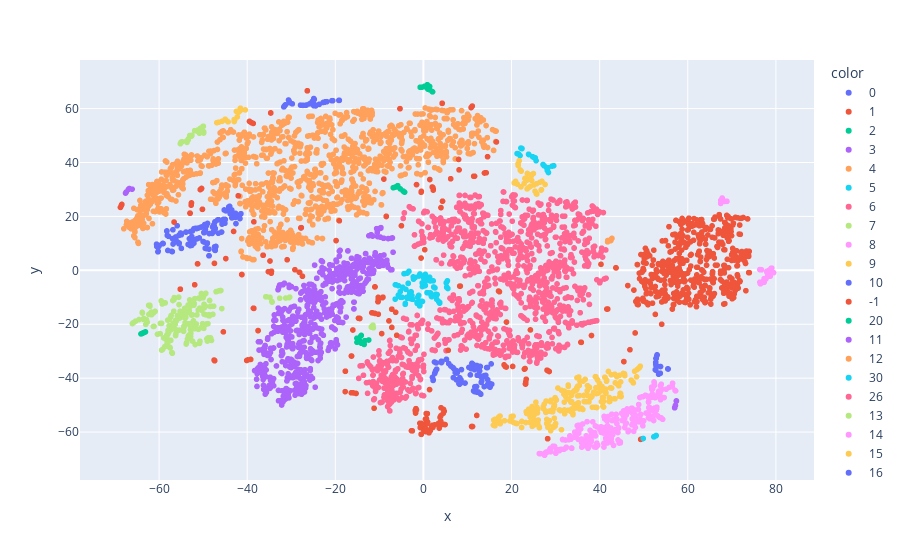

This figure's notebook cell:
### Code cell
cluster_result = clustering_dbscan(tsne_result, eps=2.5, min_samples=5)
show_result(tsne_result, cluster_result)

### Figure 1 — Plotly figure (JSON) as saved in the notebook; plotly's stock layout.template omitted (floating-point values rounded to 4 significant figures; data arrays with more than 128 entries replaced by an {"elided": "..."} marker saying what was removed)
{"data": [{"hovertemplate": "color=0<br>x=%{x}<br>y=%{y}<extra></extra>", "legendgroup": "0", "marker": {"color": "#636efa", "symbol": "circle"}, "mode": "markers", "name": "0", "showlegend": true, "type": "scattergl", "x": [11.68, 12.31, 12.75, 15.11, 11.61, 13.06, 12.76, 2.513, 2.546, 12.13, 5.224, 12.09, 12.05, 13.78, 14.6, 12.88, 11.76, 12.47, 12.16, 14.04, 11.57, 8.183, 2.194, 11.01, 13.12, 6.9, 7.5, 15.51, 2.049, 10.33, 12.21, 14.64, 8.063, 6.735, 14.34, 14.53, 7.648, 12.91, 12.58, 14.17, 8.583, 12.77, 13.8, 7.204, 9.443, 2.649, 11.85, 7.494, 10.65, 8.625, 15.18, 15.17, 8.653, 2.786, 6.788, 11.37, 8.526, 8.259, 2.215, 13.25, 10.85, 3.006, 15.37, 6.231, 4.088, 4.063, 11.35, 2.903, 4.201, 5.726, 14.59, 7.522, 13.02], "xaxis": "x", "y": [-43.17, -36.19, -37.3, -43.35, -36.85, -39.41, -39.05, -34.0, -38.27, -35.3, -33.01, -35.57, -43.1, -43.13, -40.59, -45.7, -43.18, -45.14, -45.23, -39.4, -44.98, -42.26, -40.84, -34.49, -41.56, -36.48, -37.24, -42.24, -39.71, -36.02, -38.94, -42.16, -42.08, -36.12, -36.07, -36.07, -38.06, -35.66, -35.67, -38.98, -41.59, -35.7, -39.05, -37.86, -41.82, -37.82, -43.53, -40.63, -38.78, -36.83, -42.05, -42.44, -41.62, -37.21, -39.8, -44.71, -40.63, -39.88, -40.61, -41.01, -36.54, -36.67, -34.71, -35.52, -34.23, -33.73, -34.97, -34.34, -33.94, -34.58, -42.87, -38.08, -45.95], "yaxis": "y"}, {"hovertemplate": "color=1<br>x=%{x}<br>y=%{y}<extra></extra>", "legendgroup": "1", "marker": {"color": "#EF553B", "symbol": "circle"}, "mode": "markers", "name": "1", "showlegend": true, "type": "scattergl", "x": {"elided": "466 float values"}, "xaxis": "x", "y": {"elided": "466 float values"}, "yaxis": "y"}, {"hovertemplate": "color=2<br>x=%{x}<br>y=%{y}<extra></extra>", "legendgroup": "2", "marker": {"color": "#00cc96", "symbol": "circle"}, "mode": "markers", "name": "2", "showlegend": true, "type": "scattergl", "x": [1.226, -0.7361, 1.401, 0.07865, 2.07, 1.978, -0.3985, 0.9938, 0.2783, 0.8838, 1.424], "xaxis": "x", "y": [68.18, 67.92, 68.2, 68.07, 66.21, 66.31, 67.94, 67.23, 68.29, 68.84, 66.98], "yaxis": "y"}, {"hovertemplate": "color=3<br>x=%{x}<br>y=%{y}<extra></extra>", "legendgroup": "3", "marker": {"color": "#ab63fa", "symbol": "circle"}, "mode": "markers", "name": "3", "showlegend": true, "type": "scattergl", "x": {"elided": "609 float values"}, "xaxis": "x", "y": {"elided": "609 float values"}, "yaxis": "y"}, {"hovertemplate": "color=4<br>x=%{x}<br>y=%{y}<extra></extra>", "legendgroup": "4", "marker": {"color": "#FFA15A", "symbol": "circle"}, "mode": "markers", "name": "4", "showlegend": true, "type": "scattergl", "x": {"elided": "1263 float values"}, "xaxis": "x", "y": {"elided": "1263 float values"}, "yaxis": "y"}, {"hovertemplate": "color=5<br>x=%{x}<br>y=%{y}<extra></extra>", "legendgroup": "5", "marker": {"color": "#19d3f3", "symbol": "circle"}, "mode": "markers", "name": "5", "showlegend": true, "type": "scattergl", "x": [2.62, 3.694, -6.2, 1.818, -2.323, -2.95, 3.477, -2.801, 1.899, -3.976, -1.875, -2.43, -4.291, -3.108, -4.402, -3.655, 0.4561, 1.561, 0.3863, 0.2795, 0.3147, 1.393, 2.214, -2.247, 2.774, 3.102, -0.2242, -0.7918, 1.132, 1.606, 3.002, -5.189, 0.4657, 0.4315, -2.787, 3.68, -0.1306, -6.411, -4.722, -5.67, -0.8868, -3.789, -3.115, -0.7867, -3.287, -3.447, -3.05, -1.442, -1.014, -0.8011, 0.4336, -2.996, -1.253, -1.127, -4.856, -6.373, -4.105, 0.04529, 2.45, -4.133, 2.322, 0.8198, -5.255, -0.2209, -3.027, -5.672, -4.616, -1.078, -3.468, -0.4516, -1.409, -3.64, -2.613, -2.537, -0.2915], "xaxis": "x", "y": [-6.525, -11.96, -5.423, -9.684, -2.439, -8.076, -11.65, -7.984, -9.768, -7.081, -2.669, -10.76, -1.205, -8.898, -1.251, -1.018, -3.639, -3.943, -4.198, -3.636, -4.764, -2.542, -3.9, -3.258, -8.898, -8.994, -6.019, -1.814, -8.36, -8.396, -10.71, -10.0, -3.092, -5.651, -10.6, -12.18, -5.951, -10.69, -6.27, -5.71, -13.18, -10.02, -8.499, -1.365, -0.3538, -4.822, -8.724, -12.0, -2.099, -13.11, -1.499, -9.753, -9.888, -11.52, -10.03, -5.357, -12.3, -2.868, -6.372, -12.6, -6.18, -8.297, -7.91, -11.55, -9.955, -9.164, -6.475, -9.294, -4.851, -11.5, -12.26, -10.38, -9.364, -10.67, -4.674], "yaxis": "y"}, {"hovertemplate": "color=6<br>x=%{x}<br>y=%{y}<extra></extra>", "legendgroup": "6", "marker": {"color": "#FF6692", "symbol": "circle"}, "mode": "markers", "name": "6", "showlegend": true, "type": "scattergl", "x": {"elided": "1215 float values"}, "xaxis": "x", "y": {"elided": "1215 float values"}, "yaxis": "y"}, {"hovertemplate": "color=7<br>x=%{x}<br>y=%{y}<extra></extra>", "legendgroup": "7", "marker": {"color": "#B6E880", "symbol": "circle"}, "mode": "markers", "name": "7", "showlegend": true, "type": "scattergl", "x": {"elided": "191 float values"}, "xaxis": "x", "y": {"elided": "191 float values"}, "yaxis": "y"}, {"hovertemplate": "color=8<br>x=%{x}<br>y=%{y}<extra></extra>", "legendgroup": "8", "marker": {"color": "#FF97FF", "symbol": "circle"}, "mode": "markers", "name": "8", "showlegend": true, "type": "scattergl", "x": {"elided": "230 float values"}, "xaxis": "x", "y": {"elided": "230 float values"}, "yaxis": "y"}, {"hovertemplate": "color=9<br>x=%{x}<br>y=%{y}<extra></extra>", "legendgroup": "9", "marker": {"color": "#FECB52", "symbol": "circle"}, "mode": "markers", "name": "9", "showlegend": true, "type": "scattergl", "x": {"elided": "222 float values"}, "xaxis": "x", "y": {"elided": "222 float values"}, "yaxis": "y"}, {"hovertemplate": "color=10<br>x=%{x}<br>y=%{y}<extra></extra>", "legendgroup": "10", "marker": {"color": "#636efa", "symbol": "circle"}, "mode": "markers", "name": "10", "showlegend": true, "type": "scattergl", "x": [-43.0, -44.22, -49.63, -42.54, -43.47, -42.64, -49.6, -60.57, -60.28, -60.2, -55.12, -47.36, -59.08, -52.6, -49.48, -55.44, -55.47, -58.01, -50.87, -60.26, -59.16, -55.1, -57.14, -44.2, -56.86, -52.45, -51.45, -44.15, -41.74, -45.21, -48.66, -48.66, -58.26, -58.21, -43.85, -56.18, -45.42, -54.97, -43.98, -47.25, -45.71, -60.05, -41.64, -49.81, -56.95, -47.86, -55.48, -58.13, -51.72, -53.88, -49.53, -48.68, -47.26, -46.48, -52.87, -52.08, -52.6, -52.57, -48.62, -50.43, -49.55, -49.3, -50.11, -51.47, -57.86, -59.97, -46.71, -50.01, -49.0, -47.1, -57.0, -45.81, -43.5, -47.5, -47.25, -51.06, -52.77, -56.24, -41.67, -45.06, -53.91, -53.12, -52.44, -44.04, -47.31, -52.67, -46.49, -42.54, -44.83, -44.15, -55.44, -44.99, -42.69, -47.6, -47.95, -49.82, -52.94, -54.94, -47.4, -55.69, -53.41, -49.17, -56.82, -52.09, -60.53, -49.31, -46.55, -49.04, -45.42, -47.28, -55.89, -47.69, -41.42, -49.8, -49.08, -52.7, -59.2], "xaxis": "x", "y": [20.55, 22.3, 16.99, 20.29, 19.45, 21.13, 16.28, 9.695, 9.071, 7.102, 13.85, 7.506, 9.929, 9.262, 15.19, 12.96, 9.822, 7.374, 12.0, 6.856, 9.973, 13.26, 7.036, 23.51, 15.04, 10.81, 11.64, 22.64, 20.53, 22.39, 5.384, 5.437, 14.56, 14.6, 20.97, 11.5, 18.87, 13.18, 23.74, 7.655, 17.14, 8.915, 19.21, 10.52, 11.77, 16.07, 13.04, 12.95, 15.56, 14.19, 8.184, 7.869, 7.397, 18.74, 14.39, 15.46, 12.2, 12.51, 13.65, 16.06, 16.33, 16.47, 16.17, 15.5, 12.6, 9.221, 18.69, 10.7, 17.4, 8.867, 6.95, 14.21, 22.39, 16.59, 15.56, 15.7, 9.78, 12.36, 19.25, 17.48, 14.19, 11.74, 14.6, 22.18, 17.99, 10.35, 18.76, 17.34, 22.05, 22.07, 10.09, 18.88, 19.64, 16.83, 13.69, 14.1, 9.178, 8.151, 8.7, 10.35, 9.616, 8.019, 9.773, 10.08, 8.891, 16.77, 13.75, 10.13, 17.69, 15.47, 16.53, 14.31, 21.0, 13.94, 9.924, 10.59, 9.922], "yaxis": "y"}, {"hovertemplate": "color=-1<br>x=%{x}<br>y=%{y}<extra></extra>", "legendgroup": "-1", "marker": {"color": "#EF553B", "symbol": "circle"}, "mode": "markers", "name": "-1", "showlegend": true, "type": "scattergl", "x": {"elided": "173 float values"}, "xaxis": "x", "y": {"elided": "173 float values"}, "yaxis": "y"}, {"hovertemplate": "color=20<br>x=%{x}<br>y=%{y}<extra></extra>", "legendgroup": "20", "marker": {"color": "#00cc96", "symbol": "circle"}, "mode": "markers", "name": "20", "showlegend": true, "type": "scattergl", "x": [-4.273, -4.414, -6.077, -4.616, -6.839, -5.837, -5.239, -6.364], "xaxis": "x", "y": [29.01, 29.17, 30.95, 29.41, 30.65, 31.41, 30.21, 30.91], "yaxis": "y"}, {"hovertemplate": "color=11<br>x=%{x}<br>y=%{y}<extra></extra>", "legendgroup": "11", "marker": {"color": "#ab63fa", "symbol": "circle"}, "mode": "markers", "name": "11", "showlegend": true, "type": "scattergl", "x": [-7.041, -10.06, -11.88, -8.007, -11.69, -10.62, -11.53, -12.38, -10.23, -9.097, -7.245, -9.654, -9.662, -10.39, -10.48, -9.796, -8.999], "xaxis": "x", "y": [12.02, 15.43, 13.21, 11.79, 12.91, 15.46, 12.71, 12.81, 15.47, 11.93, 11.91, 15.84, 15.66, 12.52, 14.05, 12.34, 11.9], "yaxis": "y"}, {"hovertemplate": "color=12<br>x=%{x}<br>y=%{y}<extra></extra>", "legendgroup": "12", "marker": {"color": "#FFA15A", "symbol": "circle"}, "mode": "markers", "name": "12", "showlegend": true, "type": "scattergl", "x": [-40.96, -40.19, -39.53, -38.79, -40.04, -38.46, -41.36, -41.39], "xaxis": "x", "y": [4.954, 4.718, 4.482, 3.967, 4.405, 3.982, 7.084, 6.912], "yaxis": "y"}, {"hovertemplate": "color=30<br>x=%{x}<br>y=%{y}<extra></extra>", "legendgroup": "30", "marker": {"color": "#19d3f3", "symbol": "circle"}, "mode": "markers", "name": "30", "showlegend": true, "type": "scattergl", "x": [28.37, 21.25, 28.03, 25.57, 22.37, 21.93, 27.41, 27.14, 29.56, 23.92, 25.39, 28.11, 22.23, 21.58, 28.29, 25.09, 22.13, 23.86, 29.23, 24.79], "xaxis": "x", "y": [36.29, 43.31, 37.87, 40.68, 45.17, 42.58, 38.77, 39.25, 38.79, 42.94, 41.71, 37.1, 45.27, 43.18, 38.09, 41.84, 45.36, 43.05, 38.67, 42.13], "yaxis": "y"}, {"hovertemplate": "color=26<br>x=%{x}<br>y=%{y}<extra></extra>", "legendgroup": "26", "marker": {"color": "#FF6692", "symbol": "circle"}, "mode": "markers", "name": "26", "showlegend": true, "type": "scattergl", "x": [18.2, 23.45, 18.75, 18.15, 20.69, 20.31, 18.85, 20.65, 23.58, 20.65, 22.46, 20.79, 20.03, 18.07, 20.78, 20.42, 23.49, 20.2, 20.87], "xaxis": "x", "y": [29.05, 25.93, 25.53, 29.08, 27.93, 27.96, 25.5, 23.52, 25.95, 25.75, 26.09, 27.91, 27.3, 25.58, 23.35, 25.84, 25.94, 24.14, 23.25], "yaxis": "y"}, {"hovertemplate": "color=13<br>x=%{x}<br>y=%{y}<extra></extra>", "legendgroup": "13", "marker": {"color": "#B6E880", "symbol": "circle"}, "mode": "markers", "name": "13", "showlegend": true, "type": "scattergl", "x": [-35.78, -31.26, -34.35, -32.62, -35.64, -34.83, -34.41, -30.36, -30.52], "xaxis": "x", "y": [-9.807, -10.28, -11.79, -10.35, -9.838, -10.0, -11.54, -9.944, -10.16], "yaxis": "y"}, {"hovertemplate": "color=14<br>x=%{x}<br>y=%{y}<extra></extra>", "legendgroup": "14", "marker": {"color": "#FF97FF", "symbol": "circle"}, "mode": "markers", "name": "14", "showlegend": true, "type": "scattergl", "x": [78.94, 78.57, 79.05, 78.33, 77.33, 76.36, 76.43, 76.49, 76.36, 78.92, 78.41, 77.3, 76.72, 77.96, 77.33, 77.94, 77.37, 78.16, 78.2, 77.74, 78.54, 79.46, 78.33, 78.72], "xaxis": "x", "y": [0.777, -0.8765, 0.8132, -2.027, -4.414, -4.413, -4.881, -5.006, 0.2718, 0.6995, 0.00075, -3.497, 0.1976, -0.7102, -3.077, -0.3644, -3.451, -2.008, -0.5121, -3.176, -1.356, -0.8568, -2.212, -2.165], "yaxis": "y"}, {"hovertemplate": "color=15<br>x=%{x}<br>y=%{y}<extra></extra>", "legendgroup": "15", "marker": {"color": "#FECB52", "symbol": "circle"}, "mode": "markers", "name": "15", "showlegend": true, "type": "scattergl", "x": [-42.96, -44.84, -42.85, -41.54, -46.44, -42.45, -44.99, -40.44, -46.88, -45.74, -41.88, -42.25, -44.33, -41.57, -42.94, -42.97, -41.98], "xaxis": "x", "y": [55.21, 55.74, 55.8, 60.15, 54.97, 58.96, 56.05, 59.51, 54.79, 55.27, 58.88, 56.92, 55.08, 59.28, 55.92, 55.42, 58.63], "yaxis": "y"}, {"hovertemplate": "color=16<br>x=%{x}<br>y=%{y}<extra></extra>", "legendgroup": "16", "marker": {"color": "#636efa", "symbol": "circle"}, "mode": "markers", "name": "16", "showlegend": true, "type": "scattergl", "x": [-22.33, -31.69, -20.78, -25.84, -25.23, -24.66, -30.62, -19.19, -26.72, -24.48, -27.89, -23.67, -29.76, -26.55, -24.88, -20.58, -22.76, -31.51, -21.93, -24.77, -22.34, -24.57, -27.35, -31.62, -30.49, -24.87, -19.09, -30.43, -31.34], "xaxis": "x", "y": [62.46, 60.64, 62.92, 61.75, 62.64, 61.4, 63.18, 63.05, 61.23, 60.99, 61.29, 61.56, 61.77, 61.33, 63.72, 62.93, 62.27, 61.04, 62.56, 63.42, 62.44, 61.24, 61.2, 60.81, 62.78, 61.04, 63.06, 62.19, 61.38], "yaxis": "y"}, {"hovertemplate": "color=17<br>x=%{x}<br>y=%{y}<extra></extra>", "legendgroup": "17", "marker": {"color": "#EF553B", "symbol": "circle"}, "mode": "markers", "name": "17", "showlegend": true, "type": "scattergl", "x": [-0.8138, -1.577, -1.699, -1.783, -2.717, -2.585, 2.035, 2.147, 4.338, 4.538, -0.5227, -0.4791, -0.1491, 4.917, -0.1931, 0.6816, 0.5552, 1.559, -2.522, 0.4681, 1.251, 4.511, 3.403, 1.858, 3.771, 0.6894, 0.6284, -0.4784, 4.565, 3.937, 0.8851, 0.8146, -0.0008092, 0.3717, 0.2679, 0.4706, 3.592, 3.724, 2.536, -0.7233, 0.9359, -1.854, 3.993, 3.974, 1.262, 4.708], "xaxis": "x", "y": [-56.73, -51.74, -51.3, -52.95, -59.51, -59.52, -57.5, -58.28, -57.17, -57.15, -60.8, -60.84, -58.09, -57.22, -58.2, -57.07, -59.87, -59.46, -59.55, -55.15, -59.33, -53.0, -56.78, -57.76, -54.52, -55.09, -53.14, -56.75, -51.61, -55.97, -53.17, -59.12, -59.07, -59.24, -59.34, -56.98, -58.53, -57.16, -57.33, -58.33, -56.28, -51.97, -50.98, -53.9, -60.28, -52.27], "yaxis": "y"}, {"hovertemplate": "color=18<br>x=%{x}<br>y=%{y}<extra></extra>", "legendgroup": "18", "marker": {"color": "#00cc96", "symbol": "circle"}, "mode": "markers", "name": "18", "showlegend": true, "type": "scattergl", "x": [-14.12, -14.59, -14.19, -14.11, -14.88, -14.34, -14.43, -15.08, -13.46, -13.29, -12.42, -15.07], "xaxis": "x", "y": [-27.02, -25.84, -24.31, -24.14, -25.37, -26.52, -26.43, -25.18, -27.49, -26.09, -25.85, -26.7], "yaxis": "y"}, {"hovertemplate": "color=19<br>x=%{x}<br>y=%{y}<extra></extra>", "legendgroup": "19", "marker": {"color": "#ab63fa", "symbol": "circle"}, "mode": "markers", "name": "19", "showlegend": true, "type": "scattergl", "x": [57.2, 57.05, 57.42, 57.4, 57.02], "xaxis": "x", "y": [-50.11, -50.88, -48.44, -48.52, -51.0], "yaxis": "y"}, {"hovertemplate": "color=21<br>x=%{x}<br>y=%{y}<extra></extra>", "legendgroup": "21", "marker": {"color": "#FFA15A", "symbol": "circle"}, "mode": "markers", "name": "21", "showlegend": true, "type": "scattergl", "x": [42.53, 42.64, 41.81, 41.84, 42.78], "xaxis": "x", "y": [11.05, 11.61, 10.57, 11.05, 11.84], "yaxis": "y"}, {"hovertemplate": "color=29<br>x=%{x}<br>y=%{y}<extra></extra>", "legendgroup": "29", "marker": {"color": "#19d3f3", "symbol": "circle"}, "mode": "markers", "name": "29", "showlegend": true, "type": "scattergl", "x": [52.81, 52.3, 49.88, 52.33, 52.76], "xaxis": "x", "y": [-61.28, -61.75, -62.39, -61.78, -61.4], "yaxis": "y"}, {"hovertemplate": "color=22<br>x=%{x}<br>y=%{y}<extra></extra>", "legendgroup": "22", "marker": {"color": "#FF6692", "symbol": "circle"}, "mode": "markers", "name": "22", "showlegend": true, "type": "scattergl", "x": [39.36, 40.01, 41.11, 40.11, 41.07, 40.02, 41.45], "xaxis": "x", "y": [-3.51, -4.644, -3.187, -4.06, -3.209, -4.561, -2.938], "yaxis": "y"}, {"hovertemplate": "color=23<br>x=%{x}<br>y=%{y}<extra></extra>", "legendgroup": "23", "marker": {"color": "#B6E880", "symbol": "circle"}, "mode": "markers", "name": "23", "showlegend": true, "type": "scattergl", "x": [-49.88, -53.05, -49.9, -52.66, -53.77, -53.39, -53.72, -50.86, -53.66, -53.36, -49.95, -55.02, -50.18, -52.54, -51.21, -55.16, -51.92, -50.04, -50.83, -54.8, -51.25, -51.37, -50.9, -50.6], "xaxis": "x", "y": [51.41, 50.01, 50.93, 49.75, 47.96, 48.43, 47.8, 52.34, 47.47, 48.73, 53.44, 47.5, 51.4, 50.07, 52.02, 46.97, 51.8, 53.4, 50.85, 47.7, 51.53, 51.73, 51.18, 52.71], "yaxis": "y"}, {"hovertemplate": "color=24<br>x=%{x}<br>y=%{y}<extra></extra>", "legendgroup": "24", "marker": {"color": "#FF97FF", "symbol": "circle"}, "mode": "markers", "name": "24", "showlegend": true, "type": "scattergl", "x": [68.36, 67.8, 67.47, 67.94, 67.95, 68.88, 68.24, 67.73, 67.48], "xaxis": "x", "y": [25.56, 26.82, 24.82, 26.03, 25.95, 25.59, 25.7, 26.45, 25.92], "yaxis": "y"}, {"hovertemplate": "color=25<br>x=%{x}<br>y=%{y}<extra></extra>", "legendgroup": "25", "marker": {"color": "#FECB52", "symbol": "circle"}, "mode": "markers", "name": "25", "showlegend": true, "type": "scattergl", "x": [21.49, 25.74, 24.49, 21.73, 27.61, 20.9, 25.11, 23.52, 23.46, 22.02, 23.03, 25.33, 24.56, 23.79, 26.7, 25.64, 21.97, 24.25, 23.6, 23.45, 23.58, 22.85, 22.19, 26.79, 20.59, 21.02, 26.45, 21.97, 24.95, 25.69, 21.47, 22.14, 21.29, 26.9, 24.49], "xaxis": "x", "y": [38.89, 28.29, 35.11, 40.65, 31.85, 33.0, 31.67, 30.22, 33.97, 37.08, 34.09, 29.37, 33.33, 30.6, 29.78, 28.37, 37.22, 31.14, 35.95, 33.4, 33.81, 32.21, 36.8, 29.94, 32.42, 32.28, 32.67, 37.18, 35.92, 32.15, 39.53, 30.95, 31.98, 33.01, 35.44], "yaxis": "y"}, {"hovertemplate": "color=27<br>x=%{x}<br>y=%{y}<extra></extra>", "legendgroup": "27", "marker": {"color": "#636efa", "symbol": "circle"}, "mode": "markers", "name": "27", "showlegend": true, "type": "scattergl", "x": [53.38, 53.82, 53.39, 52.82, 52.75, 52.96, 52.77, 52.79, 53.76, 53.4, 55.46, 52.72, 52.73, 53.0, 53.03, 55.53, 52.72, 52.62], "xaxis": "x", "y": [-38.54, -35.69, -38.25, -32.73, -37.03, -35.46, -32.69, -35.45, -38.17, -38.19, -36.56, -34.15, -34.77, -31.56, -31.35, -36.6, -34.22, -36.87], "yaxis": "y"}, {"hovertemplate": "color=28<br>x=%{x}<br>y=%{y}<extra></extra>", "legendgroup": "28", "marker": {"color": "#EF553B", "symbol": "circle"}, "mode": "markers", "name": "28", "showlegend": true, "type": "scattergl", "x": [-10.26, -10.29, -10.32, -10.27, -9.309, -9.184], "xaxis": "x", "y": [-10.02, -11.62, -11.65, -10.75, -10.17, -9.959], "yaxis": "y"}, {"hovertemplate": "color=31<br>x=%{x}<br>y=%{y}<extra></extra>", "legendgroup": "31", "marker": {"color": "#00cc96", "symbol": "circle"}, "mode": "markers", "name": "31", "showlegend": true, "type": "scattergl", "x": [-63.36, -63.81, -63.62, -63.09, -64.1], "xaxis": "x", "y": [-23.04, -23.41, -23.22, -22.84, -23.58], "yaxis": "y"}, {"hovertemplate": "color=32<br>x=%{x}<br>y=%{y}<extra></extra>", "legendgroup": "32", "marker": {"color": "#ab63fa", "symbol": "circle"}, "mode": "markers", "name": "32", "showlegend": true, "type": "scattergl", "x": [-67.45, -66.89, -66.74, -66.12, -66.96, -67.61], "xaxis": "x", "y": [29.03, 30.1, 30.34, 30.11, 29.98, 28.65], "yaxis": "y"}, {"hovertemplate": "color=33<br>x=%{x}<br>y=%{y}<extra></extra>", "legendgroup": "33", "marker": {"color": "#FFA15A", "symbol": "circle"}, "mode": "markers", "name": "33", "showlegend": true, "type": "scattergl", "x": [-0.5988, -1.439, 0.3437, -1.499, 0.3877], "xaxis": "x", "y": [35.5, 35.9, 36.23, 35.88, 36.2], "yaxis": "y"}, {"hovertemplate": "color=34<br>x=%{x}<br>y=%{y}<extra></extra>", "legendgroup": "34", "marker": {"color": "#19d3f3", "symbol": "circle"}, "mode": "markers", "name": "34", "showlegend": true, "type": "scattergl", "x": [5.172, 5.273, 5.305, 5.443, 5.544], "xaxis": "x", "y": [-4.642, -6.269, -6.275, -3.898, -6.733], "yaxis": "y"}, {"hovertemplate": "color=35<br>x=%{x}<br>y=%{y}<extra></extra>", "legendgroup": "35", "marker": {"color": "#FF6692", "symbol": "circle"}, "mode": "markers", "name": "35", "showlegend": true, "type": "scattergl", "x": [-2.358, -4.586, -4.329, -4.335, -2.901, -3.203], "xaxis": "x", "y": [22.8, 19.26, 21.32, 21.3, 23.13, 23.6], "yaxis": "y"}, {"hovertemplate": "color=36<br>x=%{x}<br>y=%{y}<extra></extra>", "legendgroup": "36", "marker": {"color": "#B6E880", "symbol": "circle"}, "mode": "markers", "name": "36", "showlegend": true, "type": "scattergl", "x": [-11.36, -11.73, -11.77, -11.45, -11.84], "xaxis": "x", "y": [-21.29, -20.87, -20.9, -20.33, -21.06], "yaxis": "y"}], "layout": {"legend": {"title": {"text": "color"}, "tracegroupgap": 0}, "margin": {"t": 60}, "xaxis": {"anchor": "y", "domain": [0, 1], "title": {"text": "x"}}, "yaxis": {"anchor": "x", "domain": [0, 1], "title": {"text": "y"}}}}
